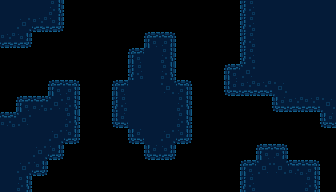

This is a level from a 2D game, rendered from its Tiled map with the project's own tilesets. A one-line summary and the complete map file follow:
An orthogonal 21x12 tile map with 16x16 px tiles, 1 tile layer (Background).

<map version="1.10" tiledversion="1.10.2" orientation="orthogonal" renderorder="right-down" width="21" height="12" tilewidth="16" tileheight="16" infinite="0" nextlayerid="2" nextobjectid="1">
 <tileset firstgid="1" source="tileset.tsx" />
 <layer id="1" name="Background" width="21" height="12">
  <data encoding="csv">
17,17,17,18,0,0,0,0,0,0,0,0,0,0,0,16,17,17,17,17,17,
17,9,27,28,0,0,0,0,0,0,0,0,0,0,0,16,17,17,17,17,17,
27,28,0,0,0,0,0,0,0,6,8,0,0,0,0,16,17,17,17,17,17,
0,0,0,0,0,0,0,0,6,17,18,0,0,0,0,16,17,17,17,17,17,
0,0,0,0,0,0,0,0,16,17,18,0,0,0,6,20,17,17,17,17,17,
0,0,0,6,8,0,0,6,17,17,19,8,0,0,26,27,27,10,17,17,17,
0,6,7,20,18,0,0,16,17,17,17,18,0,0,0,0,0,26,27,27,10,
7,20,17,17,18,0,0,26,17,17,17,18,0,0,0,0,0,0,0,0,26,
17,17,17,9,28,0,0,0,26,17,9,28,0,0,0,0,0,0,0,0,0,
17,17,9,28,0,0,0,0,0,26,28,0,0,0,0,0,6,8,0,0,0,
17,9,28,0,0,0,0,0,0,0,0,0,0,0,0,6,20,19,7,8,0,
17,18,0,0,0,0,0,0,0,0,0,0,0,0,0,16,17,17,17,18,0
</data>
 </layer>
</map>